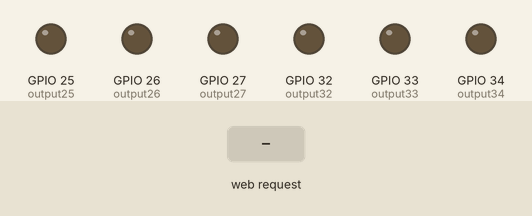
Recording of a sketch running on a simulated ESP32. On the bench: output pins drawn as LEDs (lit = HIGH). The test bench sets the inputs (shaded band). WiFi joins after 1.5 s; servers stay silent unless stated; what the sketch prints to the serial monitor is not drawn.

Above: at 2.7 s.
2.8 s: HTTP request GET /25/on received
At 4.0 s:
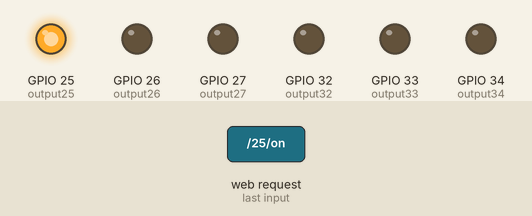
4.3 s: HTTP request GET /26/on received
At 5.2 s:
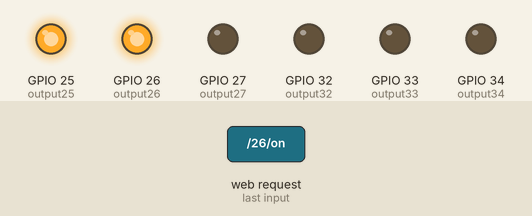
5.8 s: HTTP request GET /25/off received
At 6.3 s:
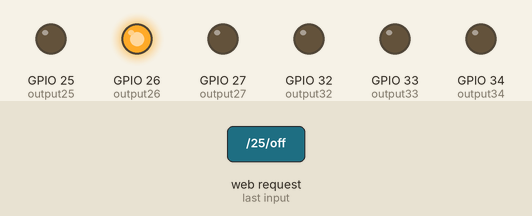
7.3 s: HTTP request GET /27/on received
At 8.5 s:
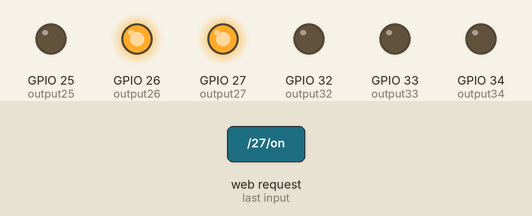
8.8 s: HTTP request GET /26/off received
At 9.8 s:
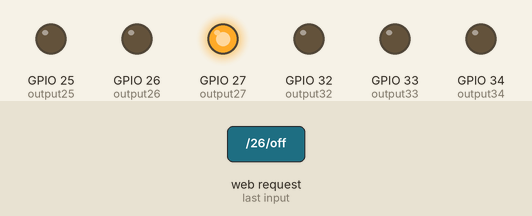
10.3 s: HTTP request GET /32/on received
At 11.0 s:
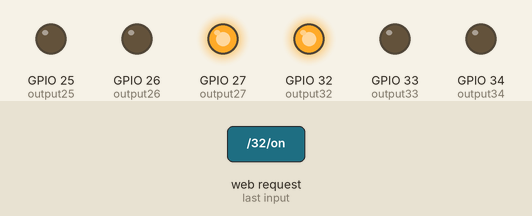
Timing chart, 0 to 12.8 s (numbered marks = the images above; inputs shaded):
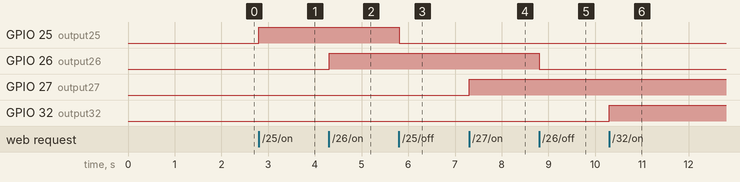

The sketch:

A41_433MHz-WEB-Server.ino
```cpp
/* ESP32 WEB Server mit 433MHZ Sender
 *  V1 04.02.2021
 *  Board: ESP32vn IoT UNO
 *  Einstellungen:  https://dl.espressif.com/dl/package_esp32_index.json
 *                  C:\Users\User\Documents\Arduino\libraries
 *
 */


// 433MHZ Sender
#include <RCSwitch.h>
RCSwitch mySwitch = RCSwitch();

//mySwitch.enableTransmit
const int RC = 12; //Sender an ESP Pin 12

//attachInterrupt(RC, ISR, Mode);


// WEB-Server
// Wi-Fi library
#include <WiFi.h>

// WLAN Zugang:
const char* ssid     = "xxx"; //Eigenen SSID eintragen!
const char* password = "xxx"; //Eigenes Passwort eintagen!

//Static IP address
IPAddress local_IP(192, 168, 1, 109);
// Gateway IP address
IPAddress gateway(192, 168, 1, 1);
//DHCP EInstellung am TPL-Router
IPAddress subnet(255, 255, 0, 0);
IPAddress primaryDNS(8, 8, 8, 8); // optional
IPAddress secondaryDNS(8, 8, 4, 4); // optional

// web server port 80
WiFiServer server(80);

// Variable zum Speichern der HTTP-Anforderung
String header;

// Hilfsvariablen zum Speichern des aktuellen Ausgabezustands
String output25State = "off";
String output26State = "off";
String output27State = "off";
String output32State = "off";
String output33State = "off";
String output34State = "off";

// Zuweisen von Ausgabevariablen zu GPIO-Pins
const int output25 = 25; //Schlafzimmer Deckenleuchte
const int output26 = 26; //Schlafzimmer Schrankleuchte
const int output27 = 27; //Flurleuchte
const int output32 = 32; //Woz Fernseh-Leuchte
const int output33 = 33; //Woz Stehleuchte
const int output34 = 34; //Bad


void setup()
{

//433 MHZ Sender
  mySwitch.enableTransmit(12);  // Der Sender ist an Pin 12 angeschlossen
//  mySwitch.setPulseLength(183);
//  mySwitch.setRepeatTransmit(3);


//WEB-Server
  Serial.begin(115200);
  // Initialisierung der Ausgabevariablen als Ausgaenge
  pinMode(output25, OUTPUT);
  pinMode(output26, OUTPUT);
  pinMode(output27, OUTPUT);
  pinMode(output32, OUTPUT);
  pinMode(output33, OUTPUT);
  pinMode(output34, OUTPUT);

  // Ausgaenge auf LOW setzen
  digitalWrite(output25, LOW);
  digitalWrite(output26, LOW);
  digitalWrite(output27, LOW);
  digitalWrite(output32, LOW);
  digitalWrite(output33, LOW);
  digitalWrite(output34, LOW);

  // Herstellen der Wlan-Verbindung mit SSID und Passwort
  Serial.print("Connecting to ");
  Serial.println(ssid);
  WiFi.begin(ssid, password);
  while (WiFi.status() != WL_CONNECTED) {
    delay(500);
    Serial.print(".");
  }
  // Lokale IP-Adresse anzeigen und Webserver starten
  Serial.println("");
  Serial.println("WiFi connected.");
  Serial.println("IP address: ");
  Serial.println(WiFi.localIP());
  server.begin();
}


void loop()
{
//WEB-Server

  WiFiClient client = server.available();   // Eingehende Clients

  if (client) {                             // Wenn ein neuer Client eine Verbindung herstellt,
    Serial.println("New Client.");          // im seriellen Port anzeigen
    String currentLine = "";                // Erstellen eines Strings fuer eingehende Daten vom Client
    while (client.connected()) {            // Schleife, waehrend der Client verbunden ist
      if (client.available()) {             // wenn es Daten vorhanden, die vom Client gelesen werden koennen,
        char c = client.read();             // lesen der Daten, dann
        Serial.write(c);                    // am seriellen Monitor ausgeben
        header += c;
        if (c == '\n') {                    // Wenn das Byte ein Zeilenumrandzeichen ist
          // Wenn die aktuelle Zeile leer ist,zwei Zeilenzeilenzeichen in einer Reihe.
          // Dies ist das Ende der Client-HTTP-Anforderung, also Antwort senden:
          if (currentLine.length() == 0) {
            // HTTP-Header beginnen immer mit einem Antwortcode (z.B. HTTP/1.1 200 OK)
            // und ein Inhaltstyp, damit der Client weiss, was kommt, dann eine leere Zeile:
            client.println("HTTP/1.1 200 OK");
            client.println("Content-type:text/html");
            client.println("Connection: close");
            client.println();

//************************************************************************ GPIO 25 Schlafzimmer Deckenleuchte  *************************************************************************

             if (header.indexOf("GET /25/on") >= 0)
            {
              Serial.println("GPIO 25 on");
              output25State = "on";
              digitalWrite(output25, HIGH);

                            mySwitch.switchOff("01011", "10000");
                            delay(100);   // 100ms Pause
            }
            else if (header.indexOf("GET /25/off") >= 0)
                        {
              Serial.println("GPIO 25 off");
              output25State = "off";
              digitalWrite(output25, LOW);

                            mySwitch.switchOn("01011", "10000");
                            delay(100);   // 100ms Pause
            }

//************************************************************************ GPIO 26 Schlafzimmer Schrankleuchte ***********************************************************

            else if (header.indexOf("GET /26/on") >= 0)
            {
              Serial.println("GPIO 26 on");
              output26State = "on";
              digitalWrite(output26, HIGH);

                                  mySwitch.switchOff("01011", "01000");
                                  delay(100);   // 100ms Pause
            }
            else if (header.indexOf("GET /26/off") >= 0)
            {
              Serial.println("GPIO 26 off");
              output26State = "off";
              digitalWrite(output26, LOW);

                                  mySwitch.switchOn("01011", "01000");
                                  delay(100);  // 100ms Pause
            }

//************************************************************************ GPIO 27 Flurleuchte ************************************************************

            else if (header.indexOf("GET /27/on") >= 0)
            {
              Serial.println("GPIO 27 on");
              output27State = "on";
              digitalWrite(output27, HIGH);

                              mySwitch.switchOff("01011", "00100");
                              delay(100);  // 100ms Pause
            }
            else if (header.indexOf("GET /27/off") >= 0)
                        {
              Serial.println("GPIO 27 off");
              output27State = "off";
              digitalWrite(output27, LOW);

                               mySwitch.switchOn("01011", "00100");
                               delay(100);   // 100ms Pause
            }


//************************************************************************ GPIO 32 Wohnzimmer Fernsehleuchte *************************************************************

            else if (header.indexOf("GET /32/on") >= 0)
            {
              Serial.println("GPIO 32 on");
              output32State = "on";
              digitalWrite(output32, HIGH);

                                  mySwitch.switchOff("10011", "10000");
                                  delay(100);   // 100ms Pause
            }
            else if (header.indexOf("GET /32/off") >= 0)
                        {
              Serial.println("GPIO 32 off");
              output32State = "off";
              digitalWrite(output32, LOW);

                               mySwitch.switchOn("10011", "10000");
                               delay(100);   // 100ms Pause
            }

//************************************************************************ GPIO 33 Wohnzimmer Stehleuchte *************************************************************************

            else if (header.indexOf("GET /33/on") >= 0)
            {
              Serial.println("GPIO 33 on");
              output33State = "on";
              digitalWrite(output33, HIGH);

                                  mySwitch.switchOff("10011", "01000");
                                  delay(100);   // 100ms Pause
            }
            else if (header.indexOf("GET /33/off") >= 0)
                        {
              Serial.println("GPIO 33 off");
              output33State = "off";
              digitalWrite(output33, LOW);

                               mySwitch.switchOn("10011", "01000");
                               delay(100);   // 100ms Pause
            }

//************************************************************************ GPIO 34 Badleuchte *********************************************************************

           else if (header.indexOf("GET /34/on") >= 0)
            {
              Serial.println("GPIO 34 on");
              output34State = "on";
              digitalWrite(output34, HIGH);

                                  //mySwitch.switchOff("01011", "01000");
                                  //delay(100);   // 100ms Pause
            }
            else if (header.indexOf("GET /34/off") >= 0)
                        {
              Serial.println("GPIO 34 off");
              output34State = "off";
              digitalWrite(output34, LOW);

                               //mySwitch.switchOn("01011", "00100");
                               //delay(100);   // 100ms Pause
            }

//************************************************************************ HTML **************************************************************************************

            // HTML web page
            client.println("<!DOCTYPE html><html>");
            client.println("<head><meta name=\"viewport\" content=\"width=device-width, initial-scale=1\">");
            client.println("<link rel=\"icon\" href=\"data:,\">");
            // CSS to style the on/off buttons
            // Feel free to change the background-color and font-size attributes to fit your preferences
            client.println("<style>html { font-family: Helvetica; display: inline-block; margin: 0px auto; text-align: center;}");
            client.println(".button { background-color: #0085ff; border: none; color: white; padding: 16px 40px;");   //background-color: #4CAF50; //gruen //#e33900 rot //#0085ff blau
            client.println("text-decoration: none; font-size: 30px; margin: 2px; cursor: pointer;}");
            client.println(".button2 {background-color: #555555;}</style></head>");     //background-color: #555555; //grau

            // Webseitenueberschrift
            client.println("<body><h1>KHF Web Server</h1>");


//************************************************************************ GPIO 32 Wohnzimmer Fernsehleuchte *************************************************************

          // Aktuelle Anzeige des aktuellen Zustands und ON/OFF-Tasten fuer GPIO 32
          // client.println("<p>GPIO 32 - Status "     + output32State + "</p>");
              client.println("<p><b>Wohnzimmer Fernsehleuchte </b></p>");
            // If the output32State is off, it displays the ON button
            if (output32State=="off")
            {
              client.println("<p><a href=\"/32/on\"><button class=\"button\">ON</button></a></p>");
            } else {
              client.println("<p><a href=\"/32/off\"><button class=\"button button2\">OFF</button></a></p>");
            }

//************************************************************************ GPIO 33 Wohnzimmer Stehleuchte **************************************************************************

          // Aktuelle Anzeige des aktuellen Zustands und ON/OFF-Tasten fuer GPIO 33
          // client.println("<p>GPIO 33 - Status "     + output33State + "</p>");
              client.println("<p><b>Wohnzimmer Stehleuchte </b></p>");
            // If the output33State is off, it displays the ON button
            if (output33State=="off")
            {
              client.println("<p><a href=\"/33/on\"><button class=\"button\">ON</button></a></p>");
            } else {
              client.println("<p><a href=\"/33/off\"><button class=\"button button2\">OFF</button></a></p>");
            }

//************************************************************************ GPIO 25 Schlafzimmer-Deckenleuchte *************************************************************************

            // Aktuelle Anzeige des aktuellen Zustands und ON/OFF-Tasten fuer GPIO 25
            //client.println("<p>GPIO 25 - Status " + output25State + "</p>");
              client.println("<p><b>Schlafzimmer Deckenleuchte  </b></p>");//client.println("<p><b>Schlafzimmer Deckenleuchte " + output25State + "</b></p>");

            // If the output25State is off, it displays the ON button
            if (output25State=="off") {
              client.println("<p><a href=\"/25/on\"><button class=\"button \"><b>ON</b></button></a></p>");
            } else {
              client.println("<p><a href=\"/25/off\"><button class=\"button button2\">OFF</button></a></p>");
            }

//************************************************************************ GPIO 26 Schlafzimmer-Schrankleuchte ***********************************************************

            // Aktuelle Anzeige des aktuellen Zustands und ON/OFF-Tasten fuer GPIO 26
                        client.println("<p><b>Schlafzimmer Schrankleuchte  </b></p>");//client.println("<p><b>Schlafzimmer Schrankleuchte " + output26State + "</b></p>");
            // If the output26State is off, it displays the ON button
            if (output26State=="off") {
              client.println("<p><a href=\"/26/on\"><button class=\"button \"><b>ON</b></button></a></p>");
            } else {
              client.println("<p><a href=\"/26/off\"><button class=\"button button2\">OFF</button></a></p>");
            }

//************************************************************************ GPIO 27 Flurleuchte  **********************************************************

            // Aktuelle Anzeige des aktuellen Zustands und ON/OFF-Tasten fuer GPIO 27
            client.println("<p><b>Flurleuchte  </b></p>");             //            client.println("<p><b>Flurleuchte " + output27State + "</b></p>");
            // If the output27State is off, it displays the ON button
            if (output27State=="off") {
              client.println("<p><a href=\"/27/on\"><button class=\"button\"><b>ON</b></button></a></p>");
            } else {
              client.println("<p><a href=\"/27/off\"><button class=\"button button2\">OFF</button></a></p>");
            }


/*
//************************************************************************ GPIO 34 Fernsehleuchte **************************************************************************

          // Aktuelle Anzeige des aktuellen Zustands und ON/OFF-Tasten fuer GPIO 34
          // client.println("<p>GPIO 34 - Status "     + output34State + "</p>");
              client.println("<p>Fernsehleuchte " + output34State + "</p>");
            // If the output34State is off, it displays the ON button
            if (output34State=="off")
            {
              client.println("<p><a href=\"/34/on\"><button class=\"button\">ON</button></a></p>");
            } else {
              client.println("<p><a href=\"/34/off\"><button class=\"button button2\">OFF</button></a></p>");
            }
*/
//**************************************************************************************************************************************************************************

            client.println("</body></html>");


            // Die HTTP-Antwort endet mit einer leeren Zeile
            client.println();
            // Beenden aus der While-Schleife
            break;
          } else { // Wenn eine neue Zeile, dann loesche die currentLine
            currentLine = "";
          }
        } else if (c != '\r') {  // wenn etwas anderes als RETURN gdrueckt,
          currentLine += c;      // dann fuege es am Ende der currentLine hinzu
        }
      }
    }
    // Loeschen der Headervariablen
    header = "";
    // Verbindung schliessen
    client.stop();
    Serial.println("Client disconnected.");
    Serial.println("");
  }
} //************************************************************************************** Programm-ENDE ********************************************************************
```

Measured:
- after the input at 2.8 s, GPIO 25 (output25): LOW → HIGH at once
- after the input at 4.3 s, GPIO 26 (output26): LOW → HIGH at once
- after the input at 5.8 s, GPIO 25 (output25): HIGH → LOW at once
- after the input at 7.3 s, GPIO 27 (output27): LOW → HIGH at once
- after the input at 8.8 s, GPIO 26 (output26): HIGH → LOW at once
- after the input at 10.3 s, GPIO 32 (output32): LOW → HIGH at once
